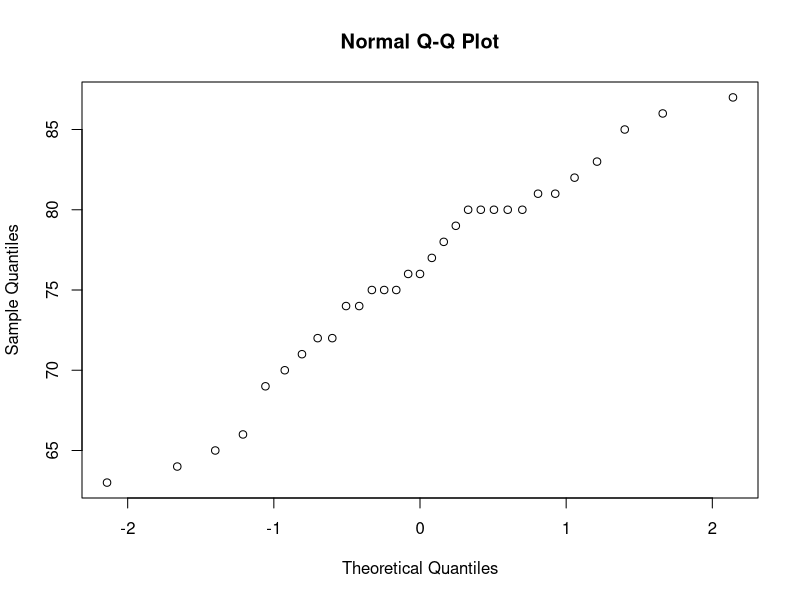
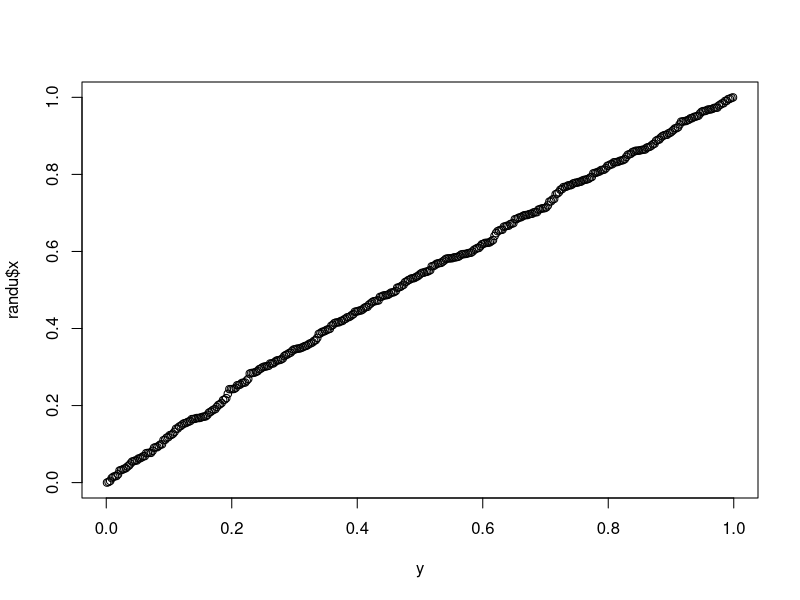
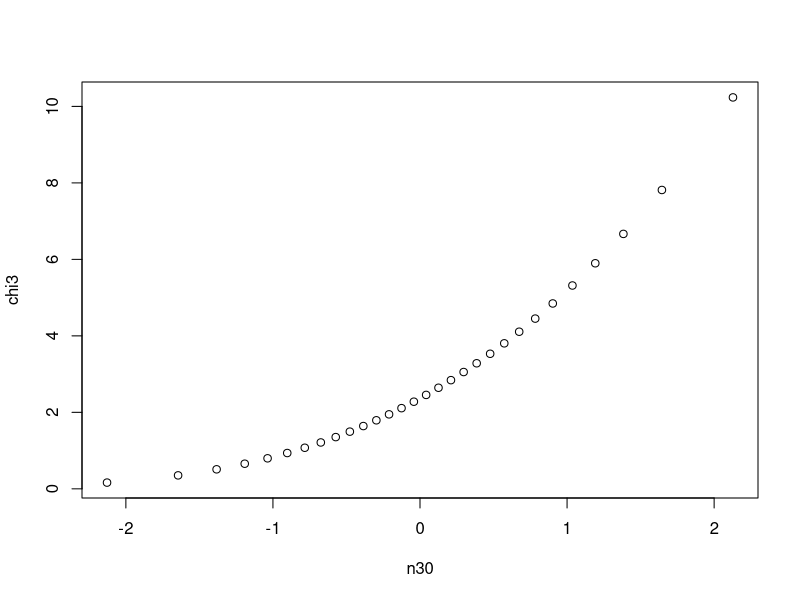
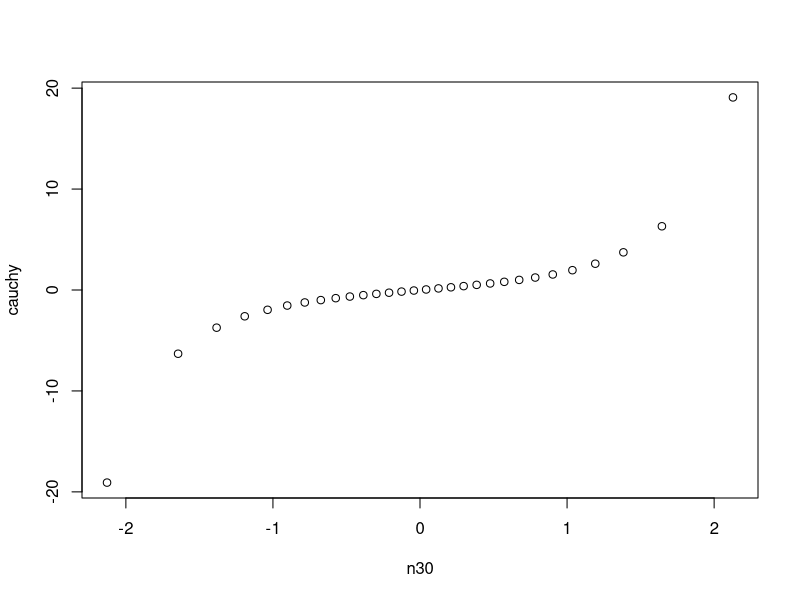
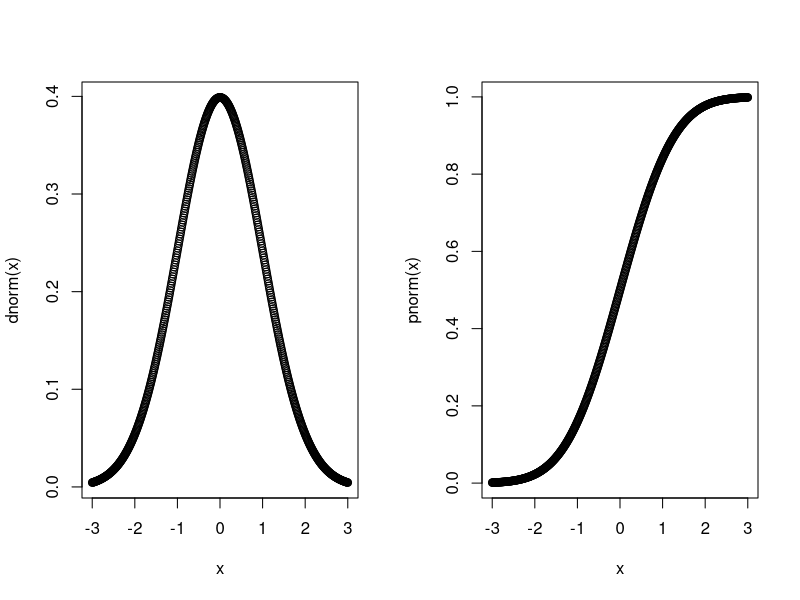
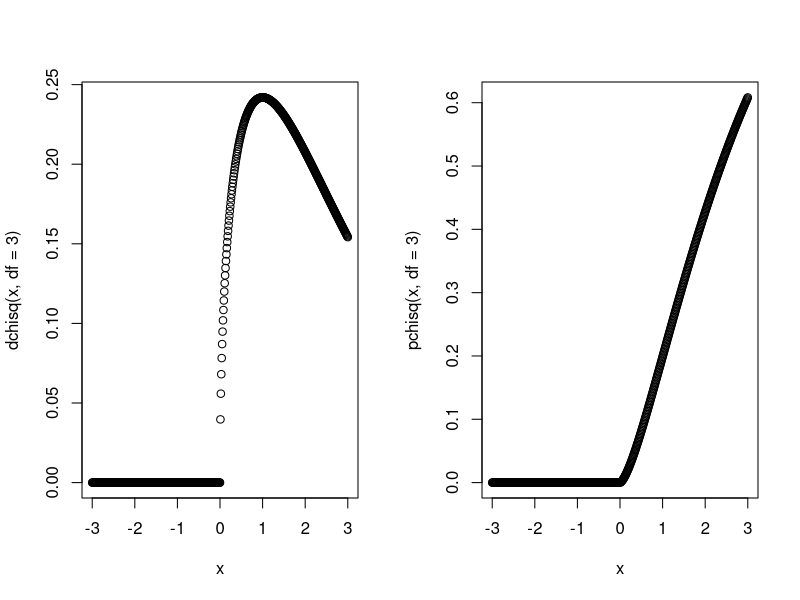
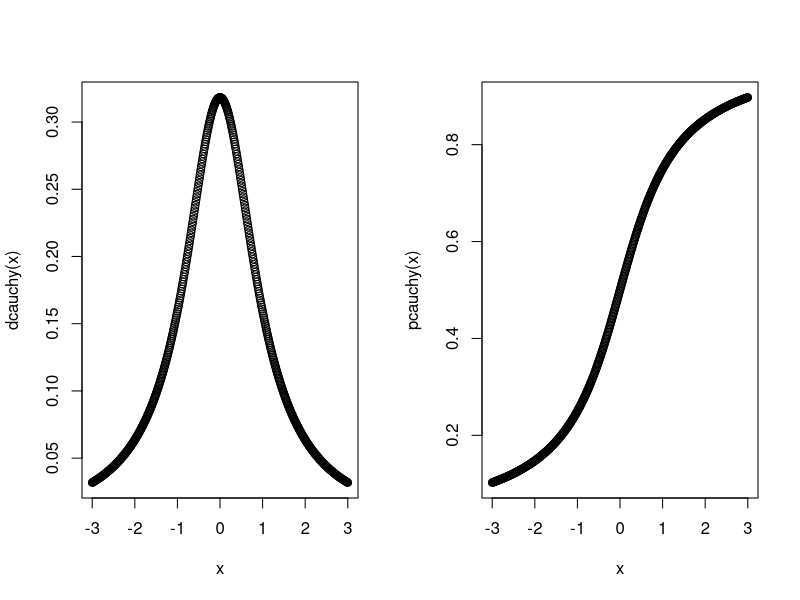

Write the R code that produced these figures, in order.
# creamos una sequencia que va del 1 % al 99% con saltos de 1% que es el tercer valor
s <- seq(0.01, 0.99, 0.01)
# para investigar cuales son los diferentes percentiles de la sequencia se utiliza la funcion 
qn <- qnorm(s)
qn
# creamos un dataframe con los datos y sus percentelies como se puede ver el primer valor es el percentil numero 1 que deja el 1% de los datos por debajo y el percentil 99 es el que 
# deja por debajo de 99% los datos de la sequencia el percentil 50 queda justo en la media 0

df <- data.frame(s,qn)


# crearemos una sequencia aleatoria normal con rnomr

sample <- rnorm(200)
sample
quantile(sample, probs = s)

#Graficos qqnorm 
trees # banco de datos de arboles de R
qqnorm(trees$Height) # hace el grafico quantil quantil que aproximadamente parece una distribucion normal


#Graficos qqplot utilizada para qualquier distribucion
randu  # dataset de numero aleatorios en el intervalo 0, 1 los quales deberan estar distribuidos en una distribucion uniforme
# esto es todos tiene la misma distribucion
n <- length(randu$x)
y <- qunif(ppoints(n)) # se genera una distribucion de quantiles uniformes la variable ppoint genera n numeros de probabilidades diferentes
qqplot(y,randu$x)


# distribucion chi quadrada
chi3 <- qchisq(ppoints(30), df =3)
n30 <- qnorm(ppoints(30))
qqplot(n30,chi3) # comparando una normal con una chi quadrada lo que da una parabola sesgada a la derecha


# distribucion de cauchy
cauchy <- qcauchy(ppoints(30))
qqplot(n30,cauchy)



# para graficar las distribuciones se puede hacer lo siguiente
par(mfrow = c(1,2))
x<- seq(-3,3,0.01)
plot(x,dnorm(x)) # grafica la funcion densidad de probabilidad
plot(x, pnorm(x)) # grafica la funcion de probabilidades acumulativas

# lo mismo para las otra

plot(x, dchisq(x, df =3))
plot(x, pchisq(x, df =3))


plot(x, dcauchy(x))
plot(x, pcauchy(x))
